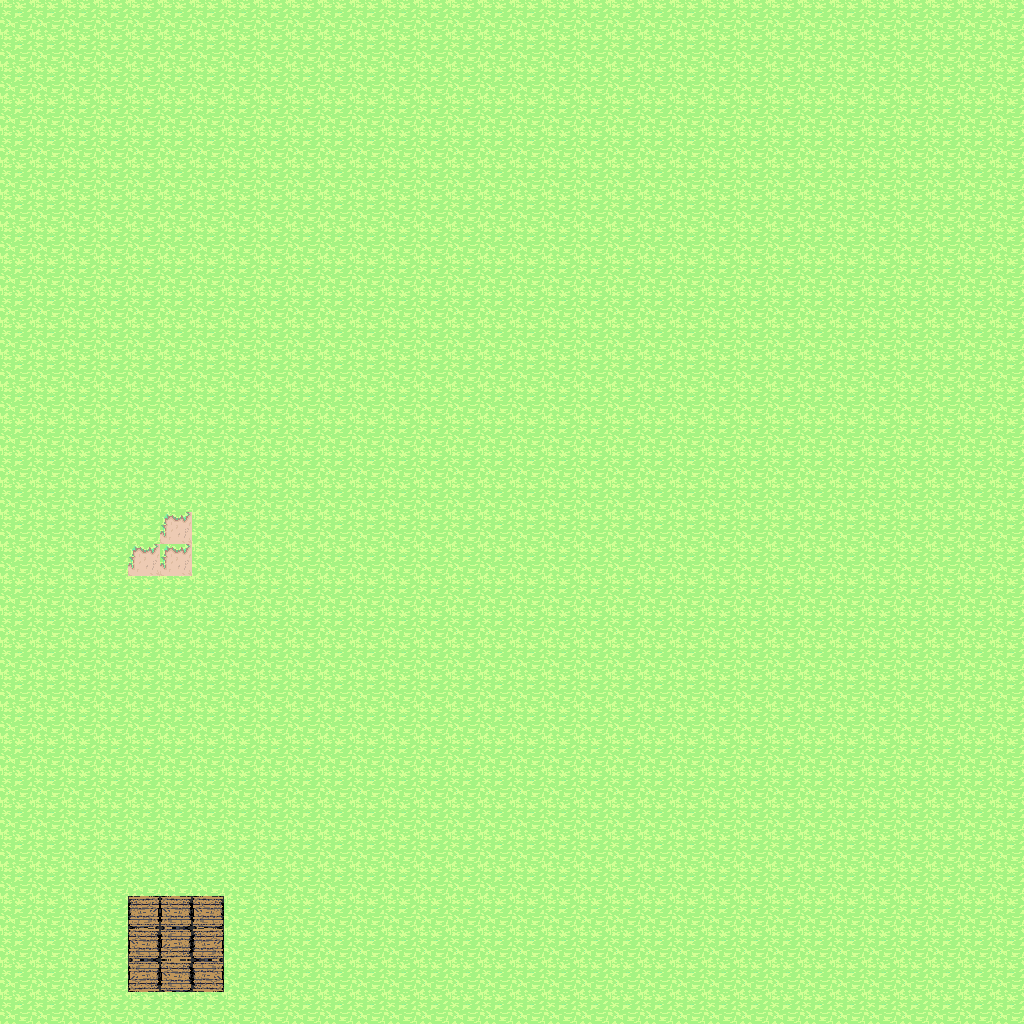

A 2D game scene composited from a Tiled map and its tileset images. What follows is a short description and the map's XML, with every tile layer's data as written:
An orthogonal 32x32 tile map with 32x32 px tiles, 3 tile layers (floor, stockpiles, plantslot).

<map version="1.0" tiledversion="1.0.1" orientation="orthogonal" renderorder="right-down" width="32" height="32" tilewidth="32" tileheight="32" nextobjectid="1">
 <tileset firstgid="1" source="../tileset/all-tilesets.tsx" />
 <layer name="floor" width="32" height="32">
  <data encoding="csv">
8,8,8,8,8,8,8,8,8,8,8,8,8,8,8,8,8,8,8,8,8,8,8,8,8,8,8,8,8,8,8,8,
8,8,8,8,8,8,8,8,8,8,8,8,8,8,8,8,8,8,8,8,8,8,8,8,8,8,8,8,8,8,8,8,
8,8,8,8,8,8,8,8,8,8,8,8,8,8,8,8,8,8,8,8,8,8,8,8,8,8,8,8,8,8,8,8,
8,8,8,8,8,8,8,8,8,8,8,8,8,8,8,8,8,8,8,8,8,8,8,8,8,8,8,8,8,8,8,8,
8,8,8,8,8,8,8,8,8,8,8,8,8,8,8,8,8,8,8,8,8,8,8,8,8,8,8,8,8,8,8,8,
8,8,8,8,8,8,8,8,8,8,8,8,8,8,8,8,8,8,8,8,8,8,8,8,8,8,8,8,8,8,8,8,
8,8,8,8,8,8,8,8,8,8,8,8,8,8,8,8,8,8,8,8,8,8,8,8,8,8,8,8,8,8,8,8,
8,8,8,8,8,8,8,8,8,8,8,8,8,8,8,8,8,8,8,8,8,8,8,8,8,8,8,8,8,8,8,8,
8,8,8,8,8,8,8,8,8,8,8,8,8,8,8,8,8,8,8,8,8,8,8,8,8,8,8,8,8,8,8,8,
8,8,8,8,8,8,8,8,8,8,8,8,8,8,8,8,8,8,8,8,8,8,8,8,8,8,8,8,8,8,8,8,
8,8,8,8,8,8,8,8,8,8,8,8,8,8,8,8,8,8,8,8,8,8,8,8,8,8,8,8,8,8,8,8,
8,8,8,8,8,8,8,8,8,8,8,8,8,8,8,8,8,8,8,8,8,8,8,8,8,8,8,8,8,8,8,8,
8,8,8,8,8,8,8,8,8,8,8,8,8,8,8,8,8,8,8,8,8,8,8,8,8,8,8,8,8,8,8,8,
8,8,8,8,8,8,8,8,8,8,8,8,8,8,8,8,8,8,8,8,8,8,8,8,8,8,8,8,8,8,8,8,
8,8,8,8,8,8,8,8,8,8,8,8,8,8,8,8,8,8,8,8,8,8,8,8,8,8,8,8,8,8,8,8,
8,8,8,8,8,8,8,8,8,8,8,8,8,8,8,8,8,8,8,8,8,8,8,8,8,8,8,8,8,8,8,8,
8,8,8,8,8,8,8,8,8,8,8,8,8,8,8,8,8,8,8,8,8,8,8,8,8,8,8,8,8,8,8,8,
8,8,8,8,8,8,8,8,8,8,8,8,8,8,8,8,8,8,8,8,8,8,8,8,8,8,8,8,8,8,8,8,
8,8,8,8,8,8,8,8,8,8,8,8,8,8,8,8,8,8,8,8,8,8,8,8,8,8,8,8,8,8,8,8,
8,8,8,8,8,8,8,8,8,8,8,8,8,8,8,8,8,8,8,8,8,8,8,8,8,8,8,8,8,8,8,8,
8,8,8,8,8,8,8,8,8,8,8,8,8,8,8,8,8,8,8,8,8,8,8,8,8,8,8,8,8,8,8,8,
8,8,8,8,8,8,8,8,8,8,8,8,8,8,8,8,8,8,8,8,8,8,8,8,8,8,8,8,8,8,8,8,
8,8,8,8,8,8,8,8,8,8,8,8,8,8,8,8,8,8,8,8,8,8,8,8,8,8,8,8,8,8,8,8,
8,8,8,8,8,8,8,8,8,8,8,8,8,8,8,8,8,8,8,8,8,8,8,8,8,8,8,8,8,8,8,8,
8,8,8,8,8,8,8,8,8,8,8,8,8,8,8,8,8,8,8,8,8,8,8,8,8,8,8,8,8,8,8,8,
8,8,8,8,8,8,8,8,8,8,8,8,8,8,8,8,8,8,8,8,8,8,8,8,8,8,8,8,8,8,8,8,
8,8,8,8,8,8,8,8,8,8,8,8,8,8,8,8,8,8,8,8,8,8,8,8,8,8,8,8,8,8,8,8,
8,8,8,8,8,8,8,8,8,8,8,8,8,8,8,8,8,8,8,8,8,8,8,8,8,8,8,8,8,8,8,8,
8,8,8,8,8,8,8,8,8,8,8,8,8,8,8,8,8,8,8,8,8,8,8,8,8,8,8,8,8,8,8,8,
8,8,8,8,8,8,8,8,8,8,8,8,8,8,8,8,8,8,8,8,8,8,8,8,8,8,8,8,8,8,8,8,
8,8,8,8,8,8,8,8,8,8,8,8,8,8,8,8,8,8,8,8,8,8,8,8,8,8,8,8,8,8,8,8,
8,8,8,8,8,8,8,8,8,8,8,8,8,8,8,8,8,8,8,8,8,8,8,8,8,8,8,8,8,8,8,8
</data>
 </layer>
 <layer name="stockpiles" width="32" height="32">
  <data encoding="csv">
0,0,0,0,0,0,0,0,0,0,0,0,0,0,0,0,0,0,0,0,0,0,0,0,0,0,0,0,0,0,0,0,
0,0,0,0,0,0,0,0,0,0,0,0,0,0,0,0,0,0,0,0,0,0,0,0,0,0,0,0,0,0,0,0,
0,0,0,0,0,0,0,0,0,0,0,0,0,0,0,0,0,0,0,0,0,0,0,0,0,0,0,0,0,0,0,0,
0,0,0,0,0,0,0,0,0,0,0,0,0,0,0,0,0,0,0,0,0,0,0,0,0,0,0,0,0,0,0,0,
0,0,0,0,0,0,0,0,0,0,0,0,0,0,0,0,0,0,0,0,0,0,0,0,0,0,0,0,0,0,0,0,
0,0,0,0,0,0,0,0,0,0,0,0,0,0,0,0,0,0,0,0,0,0,0,0,0,0,0,0,0,0,0,0,
0,0,0,0,0,0,0,0,0,0,0,0,0,0,0,0,0,0,0,0,0,0,0,0,0,0,0,0,0,0,0,0,
0,0,0,0,0,0,0,0,0,0,0,0,0,0,0,0,0,0,0,0,0,0,0,0,0,0,0,0,0,0,0,0,
0,0,0,0,0,0,0,0,0,0,0,0,0,0,0,0,0,0,0,0,0,0,0,0,0,0,0,0,0,0,0,0,
0,0,0,0,0,0,0,0,0,0,0,0,0,0,0,0,0,0,0,0,0,0,0,0,0,0,0,0,0,0,0,0,
0,0,0,0,0,0,0,0,0,0,0,0,0,0,0,0,0,0,0,0,0,0,0,0,0,0,0,0,0,0,0,0,
0,0,0,0,0,0,0,0,0,0,0,0,0,0,0,0,0,0,0,0,0,0,0,0,0,0,0,0,0,0,0,0,
0,0,0,0,0,0,0,0,0,0,0,0,0,0,0,0,0,0,0,0,0,0,0,0,0,0,0,0,0,0,0,0,
0,0,0,0,0,0,0,0,0,0,0,0,0,0,0,0,0,0,0,0,0,0,0,0,0,0,0,0,0,0,0,0,
0,0,0,0,0,0,0,0,0,0,0,0,0,0,0,0,0,0,0,0,0,0,0,0,0,0,0,0,0,0,0,0,
0,0,0,0,0,0,0,0,0,0,0,0,0,0,0,0,0,0,0,0,0,0,0,0,0,0,0,0,0,0,0,0,
0,0,0,0,0,0,0,0,0,0,0,0,0,0,0,0,0,0,0,0,0,0,0,0,0,0,0,0,0,0,0,0,
0,0,0,0,0,0,0,0,0,0,0,0,0,0,0,0,0,0,0,0,0,0,0,0,0,0,0,0,0,0,0,0,
0,0,0,0,0,0,0,0,0,0,0,0,0,0,0,0,0,0,0,0,0,0,0,0,0,0,0,0,0,0,0,0,
0,0,0,0,0,0,0,0,0,0,0,0,0,0,0,0,0,0,0,0,0,0,0,0,0,0,0,0,0,0,0,0,
0,0,0,0,0,0,0,0,0,0,0,0,0,0,0,0,0,0,0,0,0,0,0,0,0,0,0,0,0,0,0,0,
0,0,0,0,0,0,0,0,0,0,0,0,0,0,0,0,0,0,0,0,0,0,0,0,0,0,0,0,0,0,0,0,
0,0,0,0,0,0,0,0,0,0,0,0,0,0,0,0,0,0,0,0,0,0,0,0,0,0,0,0,0,0,0,0,
0,0,0,0,0,0,0,0,0,0,0,0,0,0,0,0,0,0,0,0,0,0,0,0,0,0,0,0,0,0,0,0,
0,0,0,0,0,0,0,0,0,0,0,0,0,0,0,0,0,0,0,0,0,0,0,0,0,0,0,0,0,0,0,0,
0,0,0,0,0,0,0,0,0,0,0,0,0,0,0,0,0,0,0,0,0,0,0,0,0,0,0,0,0,0,0,0,
0,0,0,0,0,0,0,0,0,0,0,0,0,0,0,0,0,0,0,0,0,0,0,0,0,0,0,0,0,0,0,0,
0,0,0,0,0,0,0,0,0,0,0,0,0,0,0,0,0,0,0,0,0,0,0,0,0,0,0,0,0,0,0,0,
0,0,0,0,2147483658,10,10,0,0,0,0,0,0,0,0,0,0,0,0,0,0,0,0,0,0,0,0,0,0,0,0,0,
0,0,0,0,10,1073741834,2147483658,0,0,0,0,0,0,0,0,0,0,0,0,0,0,0,0,0,0,0,0,0,0,0,0,0,
0,0,0,0,1073741834,10,3221225482,0,0,0,0,0,0,0,0,0,0,0,0,0,0,0,0,0,0,0,0,0,0,0,0,0,
0,0,0,0,0,0,0,0,0,0,0,0,0,0,0,0,0,0,0,0,0,0,0,0,0,0,0,0,0,0,0,0
</data>
 </layer>
 <layer name="plantslot" width="32" height="32">
  <data encoding="csv">
0,0,0,0,0,0,0,0,0,0,0,0,0,0,0,0,0,0,0,0,0,0,0,0,0,0,0,0,0,0,0,0,
0,0,0,0,0,0,0,0,0,0,0,0,0,0,0,0,0,0,0,0,0,0,0,0,0,0,0,0,0,0,0,0,
0,0,0,0,0,0,0,0,0,0,0,0,0,0,0,0,0,0,0,0,0,0,0,0,0,0,0,0,0,0,0,0,
0,0,0,0,0,0,0,0,0,0,0,0,0,0,0,0,0,0,0,0,0,0,0,0,0,0,0,0,0,0,0,0,
0,0,0,0,0,0,0,0,0,0,0,0,0,0,0,0,0,0,0,0,0,0,0,0,0,0,0,0,0,0,0,0,
0,0,0,0,0,0,0,0,0,0,0,0,0,0,0,0,0,0,0,0,0,0,0,0,0,0,0,0,0,0,0,0,
0,0,0,0,0,0,0,0,0,0,0,0,0,0,0,0,0,0,0,0,0,0,0,0,0,0,0,0,0,0,0,0,
0,0,0,0,0,0,0,0,0,0,0,0,0,0,0,0,0,0,0,0,0,0,0,0,0,0,0,0,0,0,0,0,
0,0,0,0,0,0,0,0,0,0,0,0,0,0,0,0,0,0,0,0,0,0,0,0,0,0,0,0,0,0,0,0,
0,0,0,0,0,0,0,0,0,0,0,0,0,0,0,0,0,0,0,0,0,0,0,0,0,0,0,0,0,0,0,0,
0,0,0,0,0,0,0,0,0,0,0,0,0,0,0,0,0,0,0,0,0,0,0,0,0,0,0,0,0,0,0,0,
0,0,0,0,0,0,0,0,0,0,0,0,0,0,0,0,0,0,0,0,0,0,0,0,0,0,0,0,0,0,0,0,
0,0,0,0,0,0,0,0,0,0,0,0,0,0,0,0,0,0,0,0,0,0,0,0,0,0,0,0,0,0,0,0,
0,0,0,0,0,0,0,0,0,0,0,0,0,0,0,0,0,0,0,0,0,0,0,0,0,0,0,0,0,0,0,0,
0,0,0,0,0,0,0,0,0,0,0,0,0,0,0,0,0,0,0,0,0,0,0,0,0,0,0,0,0,0,0,0,
0,0,0,0,0,0,0,0,0,0,0,0,0,0,0,0,0,0,0,0,0,0,0,0,0,0,0,0,0,0,0,0,
0,0,0,0,0,4,0,0,0,0,0,0,0,0,0,0,0,0,0,0,0,0,0,0,0,0,0,0,0,0,0,0,
0,0,0,0,4,4,0,0,0,0,0,0,0,0,0,0,0,0,0,0,0,0,0,0,0,0,0,0,0,0,0,0,
0,0,0,0,0,0,0,0,0,0,0,0,0,0,0,0,0,0,0,0,0,0,0,0,0,0,0,0,0,0,0,0,
0,0,0,0,0,0,0,0,0,0,0,0,0,0,0,0,0,0,0,0,0,0,0,0,0,0,0,0,0,0,0,0,
0,0,0,0,0,0,0,0,0,0,0,0,0,0,0,0,0,0,0,0,0,0,0,0,0,0,0,0,0,0,0,0,
0,0,0,0,0,0,0,0,0,0,0,0,0,0,0,0,0,0,0,0,0,0,0,0,0,0,0,0,0,0,0,0,
0,0,0,0,0,0,0,0,0,0,0,0,0,0,0,0,0,0,0,0,0,0,0,0,0,0,0,0,0,0,0,0,
0,0,0,0,0,0,0,0,0,0,0,0,0,0,0,0,0,0,0,0,0,0,0,0,0,0,0,0,0,0,0,0,
0,0,0,0,0,0,0,0,0,0,0,0,0,0,0,0,0,0,0,0,0,0,0,0,0,0,0,0,0,0,0,0,
0,0,0,0,0,0,0,0,0,0,0,0,0,0,0,0,0,0,0,0,0,0,0,0,0,0,0,0,0,0,0,0,
0,0,0,0,0,0,0,0,0,0,0,0,0,0,0,0,0,0,0,0,0,0,0,0,0,0,0,0,0,0,0,0,
0,0,0,0,0,0,0,0,0,0,0,0,0,0,0,0,0,0,0,0,0,0,0,0,0,0,0,0,0,0,0,0,
0,0,0,0,0,0,0,0,0,0,0,0,0,0,0,0,0,0,0,0,0,0,0,0,0,0,0,0,0,0,0,0,
0,0,0,0,0,0,0,0,0,0,0,0,0,0,0,0,0,0,0,0,0,0,0,0,0,0,0,0,0,0,0,0,
0,0,0,0,0,0,0,0,0,0,0,0,0,0,0,0,0,0,0,0,0,0,0,0,0,0,0,0,0,0,0,0,
0,0,0,0,0,0,0,0,0,0,0,0,0,0,0,0,0,0,0,0,0,0,0,0,0,0,0,0,0,0,0,0
</data>
 </layer>
</map>